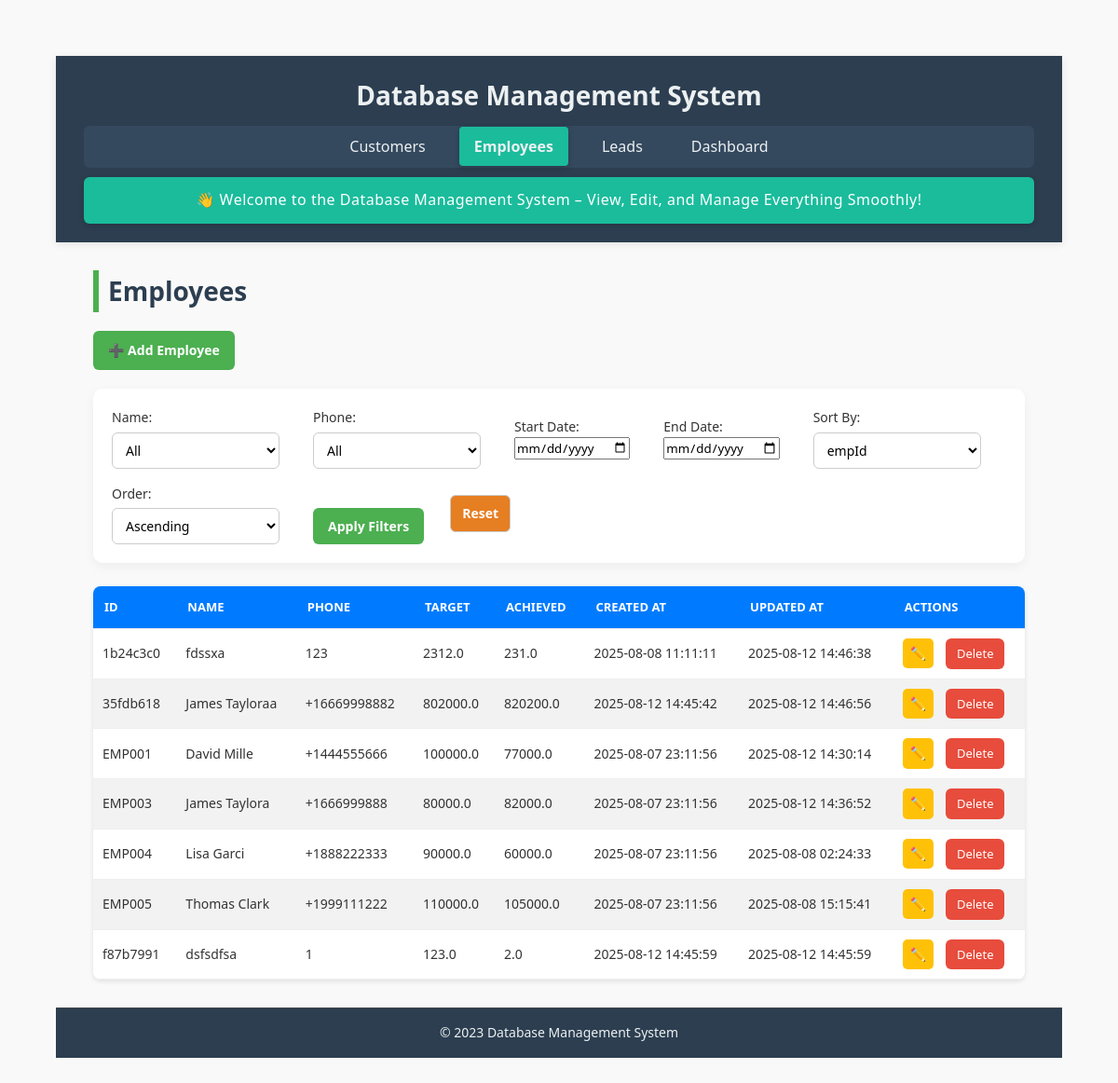
Page /employees on the earlier database version.
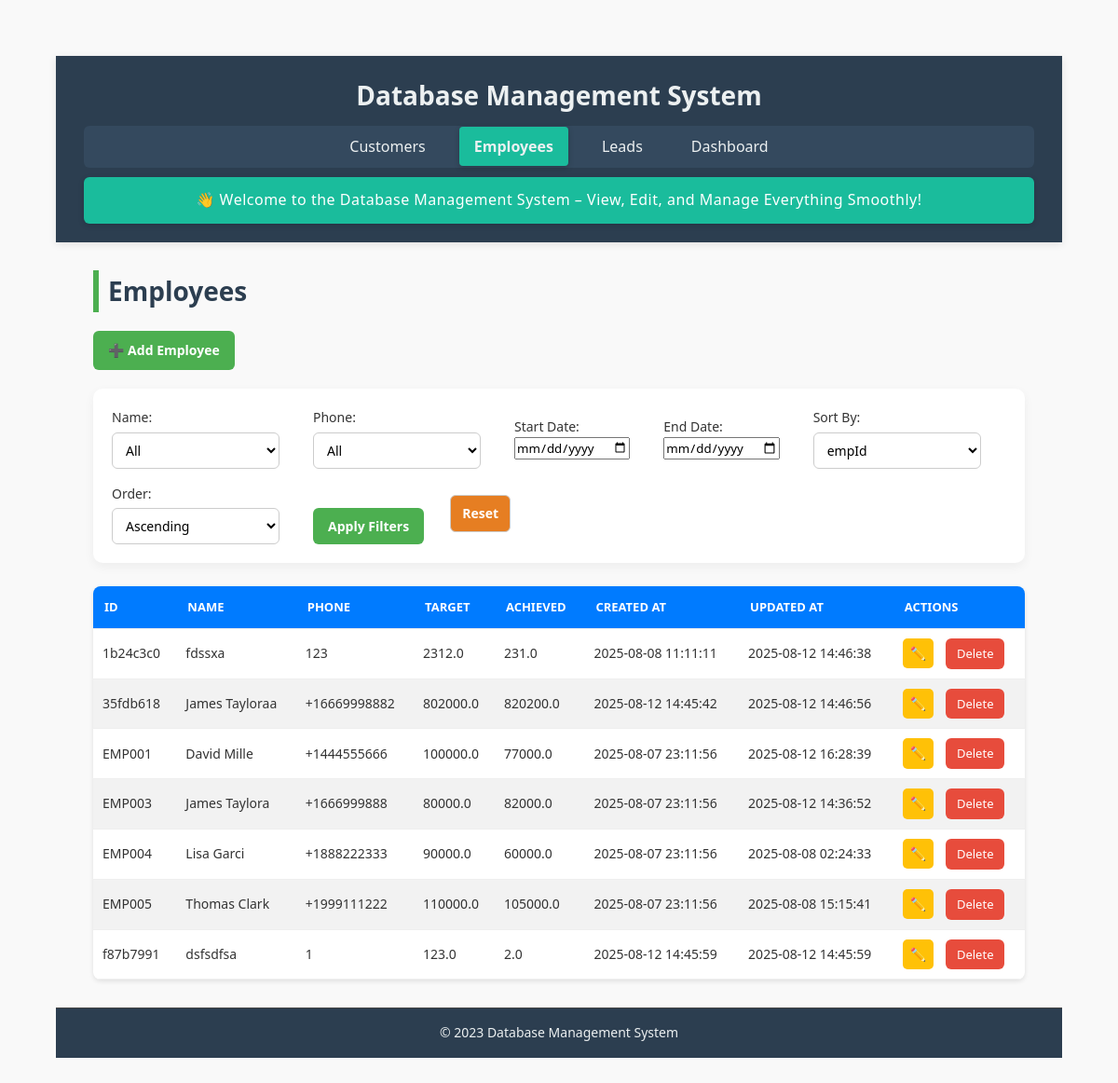
Same page on the later database version.
### tables this page shows
CREATE TABLE employees (
    empId TEXT PRIMARY KEY,
    empName TEXT NOT NULL,
    phoneNo TEXT,
    targetAmount REAL NOT NULL CHECK (targetAmount >= 0),
    achievedAmount REAL NOT NULL CHECK (achievedAmount >= 0),
    createdAt TEXT DEFAULT CURRENT_TIMESTAMP,
    updatedAt TEXT DEFAULT CURRENT_TIMESTAMP
);

### app.py (the view)
@app.route('/employees')
def employees():
    filters = {
        'empName': request.args.get('empName', ''),
        'phoneNo': request.args.get('phoneNo', ''),
        'start_date': request.args.get('start_date', ''),
        'end_date': request.args.get('end_date', '')
    }
    sort_by = request.args.get('sort_by', 'empId')
    sort_order = request.args.get('sort_order', 'asc')
    query = "SELECT * FROM employees WHERE 1=1"
    params = []
    for col in ['empName', 'phoneNo']:
        val = filters[col]
        if val:
            query += f" AND {col} = ?"
            params.append(val)
    if filters['start_date']:
        query += " AND DATE(createdAt) >= ?"
        params.append(filters['start_date'])
    if filters['end_date']:
        query += " AND DATE(createdAt) <= ?"
        params.append(filters['end_date'])
    query += f" ORDER BY {sort_by} {sort_order.upper()}"
    with closing(get_db_connection()) as conn:
        with closing(conn.cursor()) as cursor:
            cursor.execute(query, params)
            employees = cursor.fetchall()
            column_values = {
                'empName': [row['empName'] for row in conn.execute("SELECT DISTINCT empName FROM employees")],
                'phoneNo': [row['phoneNo'] for row in conn.execute("SELECT DISTINCT phoneNo FROM employees")]
            }
    return render_template('employees.html',
                         employees=employees,
                         filters=filters,
                         sort_by=sort_by,
                         sort_order=sort_order,
                         column_values=column_values)

### app.py (called while the page is built)
def get_db_connection():
    conn = sqlite3.connect(DATABASE, timeout=10)
    conn.row_factory = sqlite3.Row
    conn.execute("PRAGMA journal_mode=WAL")
    return conn

### templates/employees.html (shortened to what this page needs)
{% extends "base.html" %}
{% block content %}
<h2>Employees</h2>
<div class="button-group">
    <a href="{{ url_for('add_employee') }}" class="btn">➕ Add Employee</a>
</div>
<form method="GET" action="{{ url_for('employees') }}" class="filter-form">
    <label>Name:
        <select name="empName">
            <option value="">All</option>
        </select>
    </label>
    <label>Phone:
        <select name="phoneNo">
            <option value="">All</option>
        </select>
    </label>
    <label>Start Date:
        <input type="date" name="start_date" value="{{ filters.start_date }}">
    </label>
    <label>End Date:
        <input type="date" name="end_date" value="{{ filters.end_date }}">
    </label>
    <label>Sort By:
        <select name="sort_by">
            {% for col in ['empId', 'empName', 'targetAmount', 'achievedAmount', 'createdAt', 'updatedAt'] %}
            <option value="{{ col }}" {% if sort_by == col %}selected{% endif %}>{{ col }}</option>
            {% endfor %}
        </select>
    </label>
    <label>Order:
        <select name="sort_order">
            <option value="asc" {% if sort_order == 'asc' %}selected{% endif %}>Ascending</option>
        </select>
    </label>
    <button type="submit" class="btn">Apply Filters</button>
    <a href="{{ url_for('employees') }}" class="btn danger">Reset</a>
</form>
<table>
    <thead>
        <tr>
            <th>ID</th>
            <th>Name</th>
            <th>Phone</th>
            <th>Target</th>
            <th>Achieved</th>
            <th>Created At</th>
            <th>Updated At</th>
            <th>Actions</th>
        </tr>
    </thead>
    <tbody>
        {% for employee in employees %}
        <tr>
            <td>{{ employee.empId }}</td>
            <td>{{ employee.empName }}</td>
            <td>{{ employee.phoneNo or '' }}</td>
            <td>{{ employee.targetAmount }}</td>
            <td>{{ employee.achievedAmount }}</td>
            <td>{{ employee.createdAt }}</td>
            <td>{{ employee.updatedAt }}</td>
            <td>
                <a href="{{ url_for('edit_employee', emp_id=employee.empId) }}" class="btn small">✏️</a>
                <a href="{{ url_for('delete_employee', emp_id=employee.empId) }}" class="btn-delete"
                   onclick="return confirm('Delete this employee?')">Delete</a>
            </td>
        </tr>
        {% endfor %}
    </tbody>
</table>
{% endblock %}

### templates/base.html (shortened to what this page needs)
<!DOCTYPE html>
<html lang="en">
<head>
    <link rel="stylesheet" href="{{ url_for('static', filename='style.css') }}">
    <link rel="stylesheet" href="{{ url_for('static', filename='customers.css') }}">
    <link rel="stylesheet" href="{{ url_for('static', filename='employees.css') }}">
    <link rel="stylesheet" href="{{ url_for('static', filename='dashboard.css') }}">
</head>
<body>
    <header class="header">
        <h1>Database Management System</h1>
        <nav class="navbar">
            <ul>
                <li>
                    <a href="{{ url_for('customers') }}"
                        class="{% if request.endpoint == 'customers' %}active{% endif %}">
                        Customers
                    </a>
                </li>
                <li>
                    <a href="{{ url_for('employees') }}"
                        class="{% if request.endpoint == 'employees' %}active{% endif %}">
                        Employees
                    </a>
                </li>
                <li>
                    <a href="{{ url_for('leads') }}" class="{% if request.endpoint == 'leads' %}active{% endif %}">
                        Leads
                    </a>
                </li>
                <li>
                    <a href="{{ url_for('dashboard') }}"
                        class="{% if request.endpoint == 'dashboard' %}active{% endif %}">
                        Dashboard
                    </a>
                </li>
            </ul>
        </nav>
        <section class="welcome-banner">
            <p>👋 Welcome to the Database Management System – View, Edit, and Manage Everything Smoothly!</p>
        </section>
    </header>
    <main class="main-content">
        {% block content %}{% endblock %}
    </main>
    <footer class="footer">
        <p>&copy; 2023 Database Management System</p>
    </footer>
</body>
</html>

### static/style.css (style rules this page uses)
* { margin: 0; padding: 0; box-sizing: border-box; }
body { font-family: 'Segoe UI', Tahoma, Geneva, Verdana, sans-serif; line-height: 1.6; background-color: #f8f9fa; color: #333; min-height: 100vh; display: flex; flex-direction: column; }
header { background-color: #2c3e50; color: #ecf0f1; padding: 20px 30px; text-align: center; box-shadow: 0 2px 8px rgba(0, 0, 0, 0.1); }
header h1 { font-size: 28px; margin-bottom: 10px; }
nav ul { list-style: none; display: flex; justify-content: center; gap: 20px; padding: 10px 0; background-color: #34495e; border-radius: 6px; margin-top: 10px; }
nav ul li a { text-decoration: none; color: #ecf0f1; padding: 10px 16px; border-radius: 4px; transition: background-color 0.3s ease; }
nav ul li a.active { background-color: #1abc9c; font-weight: bold; box-shadow: 0 2px 6px rgba(0, 0, 0, 0.2); }
main { flex: 1; padding: 30px 40px; }
footer { background-color: #2c3e50; color: #ecf0f1; text-align: center; padding: 15px 0; font-size: 14px; border-top: 1px solid #444; }
.welcome-banner { background-color: #1abc9c; color: #fff; padding: 12px 20px; text-align: center; font-size: 16px; margin-top: 10px; border-radius: 6px; box-shadow: 0 2px 6px rgba(0, 0, 0, 0.15); }
.welcome-banner p { margin: 0; font-weight: 500; letter-spacing: 0.5px; }

### static/customers.css (style rules this page uses)
* { box-sizing: border-box; margin: 0; padding: 0; font-family: 'Segoe UI', Tahoma, Geneva, Verdana, sans-serif; }
body { background: #f6f9fc; color: #333; padding: 40px; }
h2 { margin-bottom: 25px; font-size: 28px; color: #222; border-left: 6px solid #4CAF50; padding-left: 10px; }
.button-group { margin-bottom: 20px; }
.btn { display: inline-block; background-color: #4CAF50; color: white; padding: 10px 16px; text-decoration: none; border-radius: 6px; margin-right: 12px; font-size: 14px; font-weight: 600; transition: background-color 0.3s, transform 0.2s; border: none; cursor: pointer; }
.btn.small { padding: 6px 10px; font-size: 13px; background-color: #3498db; }
.btn-delete { display: inline-block; background-color: #e74c3c; color: white; padding: 6px 12px; text-decoration: none; border-radius: 6px; font-size: 13px; margin-left: 5px; transition: background-color 0.3s, transform 0.2s; }
.btn.danger { background-color: #e67e22; }
.filter-form { background-color: #ffffff; padding: 20px; margin-bottom: 25px; border-radius: 10px; box-shadow: 0 4px 12px rgba(0,0,0,0.05); display: flex; flex-wrap: wrap; gap: 16px; }
.filter-form label { display: flex; flex-direction: column; font-size: 14px; font-weight: 500; color: #333; margin-right: 20px; }
.filter-form select { padding: 8px 10px; font-size: 14px; margin-top: 4px; border: 1px solid #ccc; border-radius: 6px; background-color: #fff; width: 180px; }
.filter-form button { align-self: flex-end; }
table { width: 100%; border-collapse: collapse; background: #fff; box-shadow: 0 4px 10px rgba(0,0,0,0.05); border-radius: 10px; overflow: hidden; }
thead { background-color: #4CAF50; color: white; }
th, td { padding: 12px 15px; text-align: left; font-size: 14px; border-bottom: 1px solid #eee; }
th { font-weight: 600; text-transform: uppercase; font-size: 13px; }
td:last-child { white-space: nowrap; }

### static/employees.css (style rules this page uses)
body { font-family: Arial, sans-serif; background-color: #f9f9f9; margin: 20px; color: #333; }
h2 { color: #2c3e50; margin-bottom: 20px; }
form { display: flex; flex-wrap: wrap; gap: 15px; align-items: center; background-color: #ffffff; padding: 15px; border-radius: 8px; box-shadow: 0 2px 4px rgba(0,0,0,0.1); margin-bottom: 20px; }
form label { margin-right: 5px; font-weight: bold; }
form select, form button, form a.btn { padding: 8px 12px; font-size: 14px; border: 1px solid #ccc; border-radius: 6px; background-color: white; transition: 0.3s ease; }
form button { background-color: #007BFF; color: white; border: none; cursor: pointer; }
form a.btn { text-decoration: none; background-color: #28a745; color: white; }
table { width: 100%; border-collapse: collapse; background-color: #ffffff; border-radius: 8px; overflow: hidden; box-shadow: 0 2px 5px rgba(0,0,0,0.1); }
thead { background-color: #007BFF; color: white; }
thead th { padding: 12px; text-align: left; font-weight: bold; }
tbody tr { border-bottom: 1px solid #ddd; }
tbody tr:nth-child(even) { background-color: #f2f2f2; }
tbody td { padding: 10px; }
.btn.small { padding: 5px 8px; margin-right: 4px; background-color: #ffc107; color: black; border: none; border-radius: 5px; text-decoration: none; font-size: 14px; transition: background-color 0.3s ease; }

Differences in the rows shown:
changed employees "EMP001": updatedAt "2025-08-12 14:30:14" → "2025-08-12 16:28:39"
